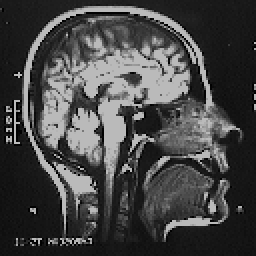
%> input picture Task6_Degradation_Restoration/HEAD5.BMP, 128 x 128 px (shown 2 times larger)
$ octave --eval "ImageRestoration_byInverseFilter;"   (GNU Octave 9; MATLAB toolbox functions it lacks are replaced by stand-ins)
%> lines starting %> are read from the running program, lines starting %| are printed output that depends on the picture
function []=ImageRestoration_byInverseFilter()
clc;close all;
%1.FORTWMA KAI YPOBA8MISH EIKONAS
A=imread('head5.bmp');
%> A is the input picture: size 128x128 uint8; min 1, max 186, mean 70.2
if (size(A,3)==3)
    A=rgb2gray(A);
end % GRAYSCALE

A=double(A);
%> A: size 128x128 double
A=NormalizeMatrix(A,255);
%> in NormalizeMatrix, `minA=min(min(A))`: minA = 1
%> in NormalizeMatrix, `maxA=max(max(A))`: maxA = 186
%> after the loop in NormalizeMatrix, `for i=1:M`:
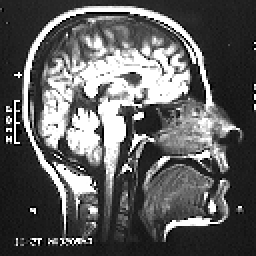
%> B: size 128x128 double (shown 2 times larger); min 0, max 255, mean 95.4

%1a.SXEDIASMOS YPOBA8MISHS EIKONAS (MTF + 8ORYBOS)
M=size(A,1);N=size(A,2);
%> after `M=size(A,1)`: M = 128
%> after `N=size(A,2)`: N = 128
Flength=round(sqrt(M^2+N^2));
%> Flength = 181
%1b.KATASKEYH GAUSSIAN MTF
[fh]=gaussianMTF(Flength);%
[FH]=from1dTo2dFilter(A,fh);
%1c.IMAGE BLURRING
B=filterImage(A,FH);
%1d.PROS8ETIKOS 8ORYBOS
Noise=0.05; % ----- % 8ORYBOS ----
Adegraded=addNoise(B,Noise);
Adegraded=NormalizeMatrix(Adegraded,255);


%2.SXEDIASMOS SYNARTHSHS ANTISTROFOY FILTROY (FW)
M=size(Adegraded,1);N=size(Adegraded,2);
Flength=round(sqrt(M^2+N^2));
[fh]=gaussianMTF(Flength);
[fw]=inverseFilter(fh);

strType=(' Inverse Filter');
[FW]=from1dTo2dFilter(Adegraded,fw);

%3.APOKATASTASH EIKONAS
[Afilt]=filterImage(Adegraded,FW);
[Afilt]=NormalizeMatrix(Afilt,255);

%4.APEIKONISH APOTELESMATAWN
figure('units','normalized','outerposition',[0 0 1 1])%use full screen size

subplot(2,3,1);imshow(A,[]);title('ARXIKH EIKONA');
subplot(2,3,2);imshow(Adegraded,[]);

strNoise=sprintf('%3.1f%%',Noise*100);
title(strcat('YPOBA8MISMENH EIKONA ME MTF + 8ORYBO:',strNoise));
subplot(2,3,3);imshow(Afilt,[]);title('FILTRARISMENH EIKONA');
subplot(2,3,4);plot(fh);title('System MTF');grid on;
subplot(2,3,5);plot(fw);title(strcat('FILTRO: ',strType));grid on;
subplot(2,3,6);imshow(FW,[]);title(strcat(' DISDIASTATO ', strType));

diamARXIKH=diag(double(A));
diamDegraded=diag(Adegraded);
[SE_ARX_DEGR]=STDerror (diamARXIKH,diamDegraded);
diamFiltered=diag(Afilt);
[SE_ARX_FILT]=STDerror (diamARXIKH,diamFiltered);
[SE_ARX_DEGR]=STDerror (diamARXIKH,diamDegraded);
diamFiltered=diag(Afilt);
[SE_ARX_FILT]=STDerror (diamARXIKH,diamFiltered);
fprintf('S.E. ARXIKHS Vs YPOBA8MISMENHS :%4.2f\n',SE_ARX_DEGR)
fprintf('S.E. ARXIKHS Vs FILTRARISMENHS :%4.2f\n',SE_ARX_FILT)
D_SE=100*(SE_ARX_DEGR-SE_ARX_FILT)/SE_ARX_DEGR;

if(SE_ARX_FILT<SE_ARX_DEGR)
    fprintf('BELTIWSH EIKONAS KATA: %4.2f%%\n',D_SE);
else
    fprintf('YPOBA8MISH EIKONAS KATA: %4.2f%%\n',D_SE);
end
%-----------------------------------------------------------------
%--------------------------FUNCTIONS -----------------------------
%-----------------------------------------------------------------

function [Fw]=inverseFilter(Fh)
C=0.0001;
for i=1:length(Fh)
    if(Fh(i)<C), Fh(i)=C;
    end
end
Fw=1./Fh;%ORISMOS ANTISTROFOY FILTROY
Fw=Fw./max(Fw);
%---------------------------------------------------------------------
function [fh]=gaussianMTF(N)
%> called with N = 181
if(rem(N,2)==0), L=round(N/2+1);M=round((N/2)+2);
else L=round(N/2); M=round((N/2)+1);
%> after `L=round(N/2)`: L = 91
%> after `M=round((N/2)+1)`: M = 92
end
sigma=L/2-1;
%> sigma = 44.5
% [L sigma]
for k=0:L-1
    fh(k+1)=exp( (-k^2/(2*sigma^2) ) );
end
% fh=gaussmf([0:L-1],[sigma 0] ); %SYNARTHSH TOY MATLAB
for k=M-1:N-1
    fh(k+1) = fh(N+1-k);
end;%//i.e. mirror N/2..N-1
fh=fh./max(fh);
%----------------------------------------------------------------

function [FH]=from1dTo2dFilter(A,fh)
y=size(A,1);x=size(A,2);N=length(fh);
%> after `y=size(A,1)`: y = 128
%> after `x=size(A,2)`: x = 128
%> after `N=length(fh)`: N = 181
z1=1;z2=1;
if (rem(y,2)==0)
    z1=0;
end
if (rem(x,2)==0)
    z2=0;
end
FH=zeros(y,x);
for i=0:y-1
    for j=0:x-1
        k=round(y/2-z1)-i;
        m=round(x/2-z2)-j;
        ir = round(( k^2 +m^2 )^0.5);
        FH(i+1,j+1)=fh(ir+1);
    end
end
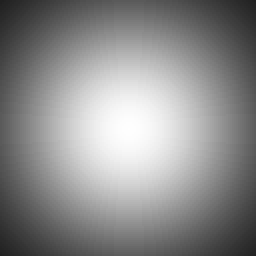
%> FH: size 128x128 double (shown 2 times larger); min 0.129, max 1, mean 0.548
%> in filterImage, `y=(real(ifft2(FY)));`:
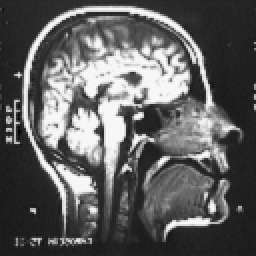
%> y: size 128x128 double (shown 2 times larger); min -6.67, max 263.4, mean 95.4; drawn with min black and max white

%-----------------------------------------------------------------------

function B=addNoise(A,noiseLevel)
%> called with noiseLevel = 0.05
M=size(A,1);N=size(A,2);
%> after `M=size(A,1)`: M = 128
%> after `N=size(A,2)`: N = 128
for i=1:M
    for j=1:N
        B(i,j)=( A(i,j)+noiseLevel*A(i,j)*rand() ) ;
    end
end
%> after the loop in from1dTo2dFilter (call 2), `for i=0:y-1`:
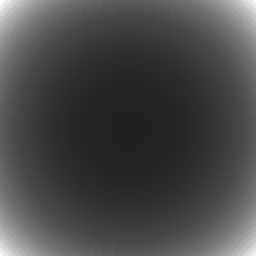
%> FH: size 128x128 double (shown 2 times larger); min 0.129, max 1, mean 0.285
%> in filterImage (call 2), `y=(real(ifft2(FY)));`:
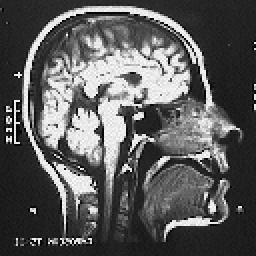
%> y: size 128x128 double (shown 2 times larger); min -0.0434, max 34.02, mean 12.2; drawn with min black and max white
%> in ImageRestoration_byInverseFilter, `diamARXIKH=diag(double(A));`: diamARXIKH = 128 values, max 255 at index 20, min 0 at index 80, mean 110.8
%> in ImageRestoration_byInverseFilter, `diamDegraded=diag(Adegraded);`: diamDegraded = 128 values, max 249.8 at index 69, min 26.92 at index 126, mean 108.4

%------------------------------------------------------------------------

function [y]=filterImage(A,FH)
FA=fft2(A);
FY=(FA).*fftshift(FH);
y=(real(ifft2(FY)));

%------------------------------------------------------------------------

function [B] =NormalizeMatrix(A,maxVal)
M=size(A,1);N=size(A,2);
minA=min(min(A));maxA=max(max(A));
for i=1:M
    for j=1:N
        B(i,j)=maxVal*((A(i,j)-minA)/(maxA-minA));
    end
end

%----------------------------------------------------

function [stErr]=STDerror (x,y)
stErr=0;
for i=1:length(x)
    stErr=stErr+(x(i)-y(i))^2;
end
%> this loop made 128 passes
%> stErr on passes 1 to 12: 0.252, 9.47, 25.68, 48.11, 61.77, 79.56, 96.32, 137.8, 153.3, 171.5, 191.5, 194
%> after the loop, stErr = 52165.5
stErr=sqrt(stErr)/length(x);
%> stErr = 1.78
%> in ImageRestoration_byInverseFilter, `diamFiltered=diag(Afilt);`: diamFiltered = 128 values, max 254.6 at index 56, min 9.01 at index 80, mean 106.7
%> the loop in STDerror (call 2), `for i=1:length(x)` made 128 passes
%> stErr on passes 1 to 12: 10.89, 14.3, 21.77, 32.34, 48.2, 65.51, 72.55, 97.18, 109.7, 115.8, 130.7, 133.6
%> in ImageRestoration_byInverseFilter, `[SE_ARX_FILT]=STDerror (diamARXIKH,diamFiltered);`: SE_ARX_FILT = 0.9
%| S.E. ARXIKHS Vs YPOBA8MISMENHS :1.78
%| S.E. ARXIKHS Vs FILTRARISMENHS :0.90
%> in ImageRestoration_byInverseFilter, `D_SE=100*(SE_ARX_DEGR-SE_ARX_FILT)/SE_ARX_DEGR;`: D_SE = 49.57
%| BELTIWSH EIKONAS KATA: 49.57%
%> `ImageRestoration_byInverseFilter;`:
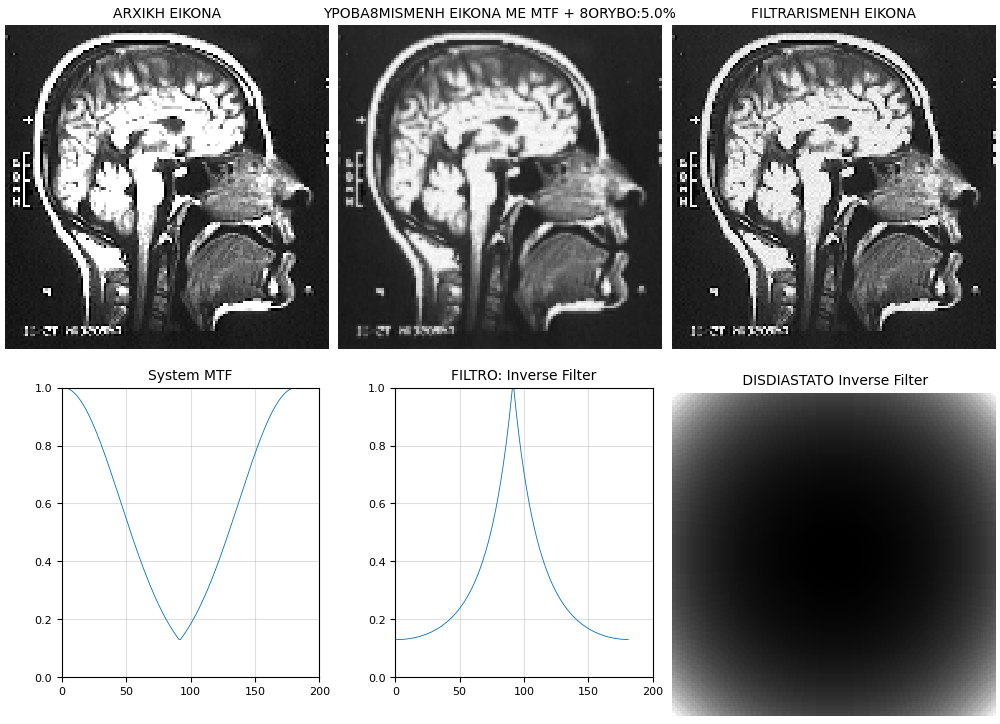
%> figure redrawn from the program's plot data, 6 panels

$ run again, with Task6_Degradation_Restoration/BODY1.BMP copied over Task6_Degradation_Restoration/HEAD5.BMP
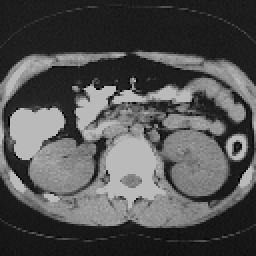
%> input picture Task6_Degradation_Restoration/BODY1.BMP, 128 x 128 px (shown 2 times larger)
%> in ImageRestoration_byInverseFilter, A is the input picture: size 128x128 uint8; min 1, max 186, mean 81.8
%> A: size 128x128 double
%> minA = 1
%> maxA = 186
%> in filterImage, `y=(real(ifft2(FY)));`:
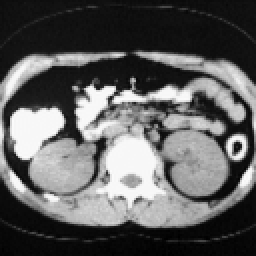
%> y: size 128x128 double (shown 2 times larger); min 22.66, max 261.7, mean 111.4; drawn with min black and max white
%> in filterImage (call 2), `y=(real(ifft2(FY)));`:
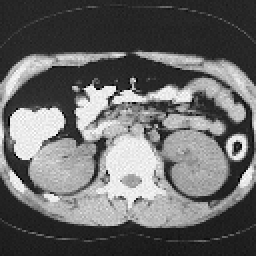
%> y: size 128x128 double (shown 2 times larger); min -3.62, max 34.6, mean 12.1; drawn with min black and max white
%> diamARXIKH = 128 values, max 255 at index 45, min 19.3 at index 117, mean 116.4
%> diamDegraded = 128 values, max 250.6 at index 51, min 5.64 at index 119, mean 99.03
%> the loop in STDerror, `for i=1:length(x)` made 128 passes
%> stErr on passes 1 to 8: 517.3, 980.4, 1529.7, 1966.7, 2411.3, 2858.7, 3284.4, 3678.2
%> after the loop in STDerror, `for i=1:length(x)`: stErr = 46416
%> in STDerror, `stErr=sqrt(stErr)/length(x);`: stErr = 1.68
%> diamFiltered = 128 values, max 251.1 at index 72, min 21.56 at index 117, mean 110.6
%> the loop in STDerror (call 2), `for i=1:length(x)` made 128 passes
%> stErr on passes 1 to 8: 2.65, 2.72, 2.73, 3.28, 5.86, 9.15, 9.17, 15.44
%> SE_ARX_FILT = 0.863
%| S.E. ARXIKHS Vs YPOBA8MISMENHS :1.68
%| S.E. ARXIKHS Vs FILTRARISMENHS :0.86
%> D_SE = 48.7
%| BELTIWSH EIKONAS KATA: 48.70%
